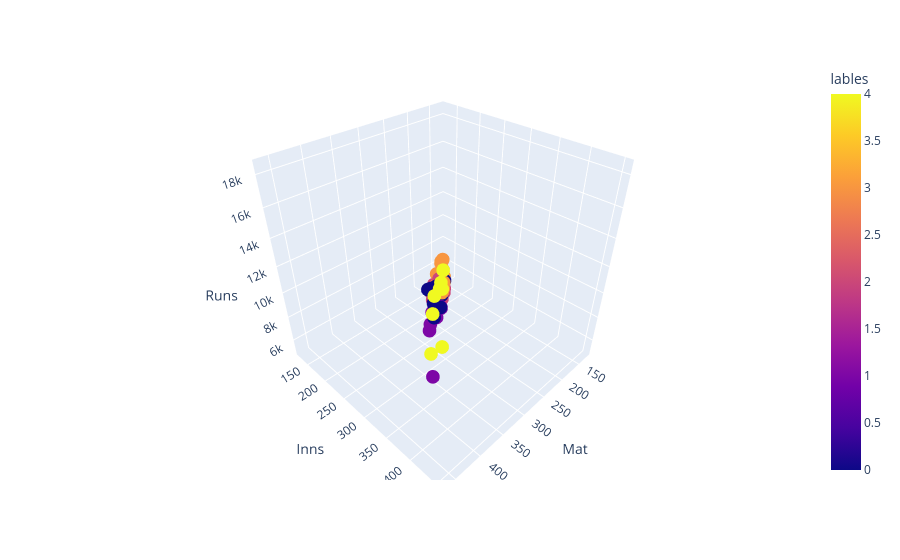

The notebook cell saved with this chart:
### Code cell
import plotly.express as px

fig = px.scatter_3d(df,
                    x='Mat',
                    y='Inns', 
                    z='Runs',
                    color='lables')
fig.show()

### Figure 1 — Plotly figure (JSON) as saved in the notebook; plotly's stock layout.template omitted (floating-point values rounded to 4 significant figures)
{"data": [{"hovertemplate": "Mat=%{x}<br>Inns=%{y}<br>Runs=%{z}<br>lables=%{marker.color}<extra></extra>", "legendgroup": "", "marker": {"color": [4, 4, 4, 4, 4, 4, 4, 4, 0, 0, 0, 0, 3, 0, 0, 3, 0, 3, 3, 0, 1, 0, 0, 3, 3, 3, 3, 1, 1, 0, 1, 1, 0, 1, 3, 1, 2, 2, 0, 3, 2, 1, 3, 1, 1, 1, 2, 2, 2, 3, 1, 2, 2, 1, 2, 2, 2, 2, 1, 3, 2, 2, 2, 3, 2, 3, 2, 2, 2, 2, 2, 2, 2, 2, 2, 2, 2, 2, 1], "coloraxis": "coloraxis", "symbol": "circle"}, "mode": "markers", "name": "", "scene": "scene", "showlegend": false, "type": "scatter3d", "x": [463, 404, 375, 445, 448, 378, 328, 311, 344, 299, 330, 288, 287, 295, 334, 222, 308, 269, 247, 268, 304, 238, 268, 244, 251, 188, 248, 398, 280, 245, 325, 269, 233, 265, 156, 283, 223, 197, 232, 185, 213, 252, 187, 221, 250, 273, 190, 224, 204, 161, 260, 164, 181, 245, 190, 198, 181, 185, 227, 190, 173, 223, 188, 146, 185, 158, 161, 196, 208, 167, 147, 188, 187, 213, 128, 162, 197, 198, 265], "y": [452, 380, 365, 433, 418, 350, 314, 300, 318, 289, 303, 273, 279, 255, 308, 213, 296, 264, 244, 251, 278, 237, 259, 236, 245, 180, 240, 369, 269, 223, 288, 255, 218, 255, 153, 256, 217, 194, 196, 185, 208, 228, 167, 214, 232, 252, 176, 217, 193, 155, 228, 161, 177, 220, 190, 197, 169, 174, 206, 169, 171, 192, 175, 143, 157, 152, 157, 179, 182, 166, 143, 184, 177, 198, 127, 149, 181, 161, 228], "z": [18426, 14234, 13704, 13430, 12650, 11739, 11579, 11363, 10889, 10405, 10290, 9720, 9619, 9496, 9378, 9319, 9284, 9221, 8824, 8778, 8701, 8648, 8529, 8500, 8273, 8146, 8094, 8064, 8037, 7981, 7569, 7456, 7381, 7249, 7186, 7170, 7090, 6989, 6912, 6798, 6786, 6765, 6721, 6571, 6564, 6524, 6486, 6248, 6140, 6133, 6083, 6068, 5964, 5935, 5876, 5841, 5804, 5772, 5761, 5757, 5743, 5568, 5565, 5500, 5442, 5435, 5416, 5359, 5346, 5258, 5238, 5185, 5180, 5162, 5134, 5122, 5092, 5088, 5080]}], "layout": {"coloraxis": {"colorbar": {"title": {"text": "lables"}}, "colorscale": [[0, "#0d0887"], [0.1111, "#46039f"], [0.2222, "#7201a8"], [0.3333, "#9c179e"], [0.4444, "#bd3786"], [0.5556, "#d8576b"], [0.6667, "#ed7953"], [0.7778, "#fb9f3a"], [0.8889, "#fdca26"], [1, "#f0f921"]]}, "legend": {"tracegroupgap": 0}, "margin": {"t": 60}, "scene": {"domain": {"x": [0, 1], "y": [0, 1]}, "xaxis": {"title": {"text": "Mat"}}, "yaxis": {"title": {"text": "Inns"}}, "zaxis": {"title": {"text": "Runs"}}}}}
